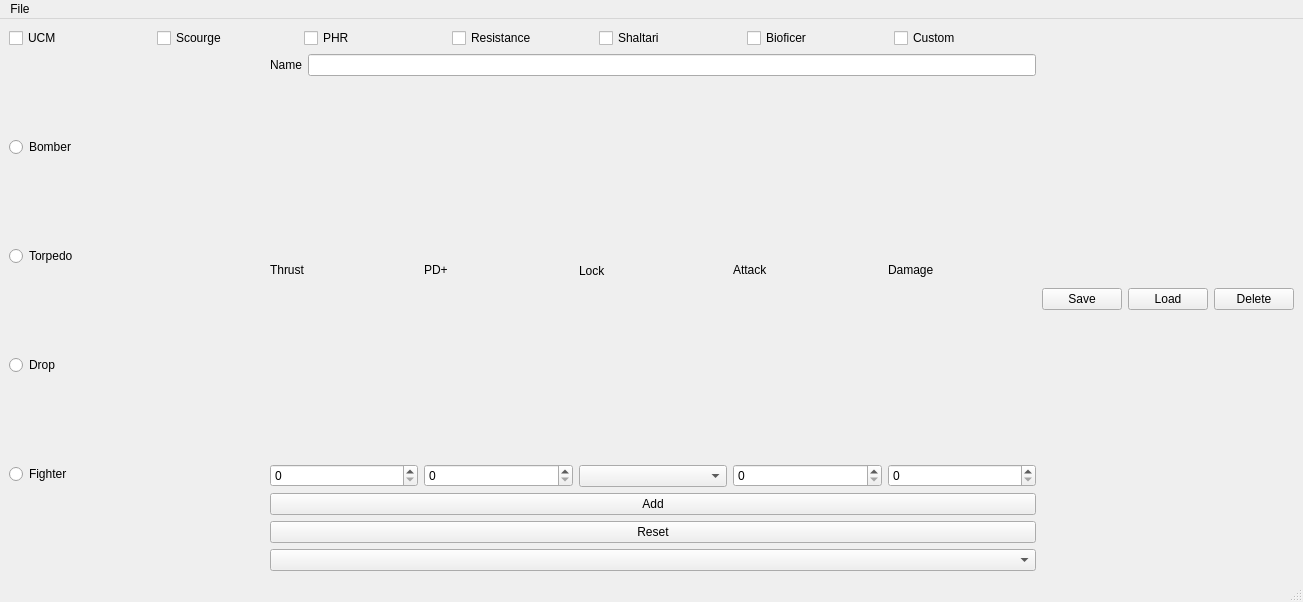
<?xml version="1.0" encoding="UTF-8"?>
<ui version="4.0">
 <class>Hangar</class>
 <widget class="QMainWindow" name="Hangar">
  <property name="geometry">
   <rect>
    <x>0</x>
    <y>0</y>
    <width>1303</width>
    <height>602</height>
   </rect>
  </property>
  <property name="windowTitle">
   <string>MainWindow</string>
  </property>
  <widget class="QWidget" name="centralwidget">
   <layout class="QGridLayout" name="gridLayout">
    <item row="0" column="0">
     <layout class="QVBoxLayout" name="verticalLayout" stretch="1,3">
      <item>
       <layout class="QHBoxLayout" name="horizontalLayout">
        <item>
         <widget class="QCheckBox" name="UCM_check">
          <property name="text">
           <string>UCM</string>
          </property>
         </widget>
        </item>
        <item>
         <widget class="QCheckBox" name="Scourge_check">
          <property name="text">
           <string>Scourge</string>
          </property>
         </widget>
        </item>
        <item>
         <widget class="QCheckBox" name="PHR_check">
          <property name="text">
           <string>PHR</string>
          </property>
         </widget>
        </item>
        <item>
         <widget class="QCheckBox" name="Resistance_check">
          <property name="text">
           <string>Resistance</string>
          </property>
         </widget>
        </item>
        <item>
         <widget class="QCheckBox" name="shaltari_check">
          <property name="text">
           <string>Shaltari</string>
          </property>
         </widget>
        </item>
        <item>
         <widget class="QCheckBox" name="Bioficer_check">
          <property name="text">
           <string>Bioficer</string>
          </property>
         </widget>
        </item>
        <item>
         <widget class="QCheckBox" name="CF_check">
          <property name="text">
           <string>Custom</string>
          </property>
         </widget>
        </item>
       </layout>
      </item>
      <item>
       <layout class="QHBoxLayout" name="horizontalLayout_3" stretch="1,3">
        <item>
         <layout class="QVBoxLayout" name="verticalLayout_3">
          <item>
           <widget class="QRadioButton" name="bomber_radio">
            <property name="text">
             <string>Bomber</string>
            </property>
            <attribute name="buttonGroup">
             <string notr="true">buttonGroup</string>
            </attribute>
           </widget>
          </item>
          <item>
           <widget class="QRadioButton" name="torpedo_radio">
            <property name="text">
             <string>Torpedo</string>
            </property>
            <attribute name="buttonGroup">
             <string notr="true">buttonGroup</string>
            </attribute>
           </widget>
          </item>
          <item>
           <widget class="QRadioButton" name="drop_radio">
            <property name="text">
             <string>Drop</string>
            </property>
            <attribute name="buttonGroup">
             <string notr="true">buttonGroup</string>
            </attribute>
           </widget>
          </item>
          <item>
           <widget class="QRadioButton" name="fighter_radio">
            <property name="text">
             <string>Fighter</string>
            </property>
            <attribute name="buttonGroup">
             <string notr="true">buttonGroup</string>
            </attribute>
           </widget>
          </item>
         </layout>
        </item>
        <item>
         <layout class="QVBoxLayout" name="verticalLayout_2">
          <item>
           <layout class="QHBoxLayout" name="horizontalLayout_4">
            <item>
             <widget class="QLabel" name="label">
              <property name="text">
               <string>Name</string>
              </property>
             </widget>
            </item>
            <item>
             <widget class="QLineEdit" name="name_edit"/>
            </item>
           </layout>
          </item>
          <item>
           <layout class="QHBoxLayout" name="horizontalLayout_2">
            <item>
             <layout class="QVBoxLayout" name="verticalLayout_5">
              <item>
               <widget class="QLabel" name="label_2">
                <property name="text">
                 <string>Thrust</string>
                </property>
               </widget>
              </item>
              <item>
               <widget class="QSpinBox" name="thrust_spin"/>
              </item>
             </layout>
            </item>
            <item>
             <layout class="QVBoxLayout" name="verticalLayout_6">
              <item>
               <widget class="QLabel" name="label_3">
                <property name="text">
                 <string>PD+</string>
                </property>
               </widget>
              </item>
              <item>
               <widget class="QSpinBox" name="PD_spin"/>
              </item>
             </layout>
            </item>
            <item>
             <layout class="QVBoxLayout" name="verticalLayout_7">
              <item>
               <widget class="QLabel" name="label_4">
                <property name="text">
                 <string>Lock</string>
                </property>
               </widget>
              </item>
              <item>
               <widget class="QComboBox" name="lock_combo"/>
              </item>
             </layout>
            </item>
            <item>
             <layout class="QVBoxLayout" name="verticalLayout_8">
              <item>
               <widget class="QLabel" name="label_5">
                <property name="text">
                 <string>Attack</string>
                </property>
               </widget>
              </item>
              <item>
               <widget class="QSpinBox" name="attack_spin"/>
              </item>
             </layout>
            </item>
            <item>
             <layout class="QVBoxLayout" name="verticalLayout_9">
              <item>
               <widget class="QLabel" name="label_6">
                <property name="text">
                 <string>Damage</string>
                </property>
               </widget>
              </item>
              <item>
               <widget class="QSpinBox" name="damage_spin"/>
              </item>
             </layout>
            </item>
           </layout>
          </item>
          <item>
           <layout class="QHBoxLayout" name="horizontalLayout_5">
            <item>
             <layout class="QVBoxLayout" name="verticalLayout_4">
              <item>
               <widget class="QPushButton" name="specialAdd_button">
                <property name="text">
                 <string>Add</string>
                </property>
               </widget>
              </item>
              <item>
               <widget class="QPushButton" name="specialRemove_button">
                <property name="text">
                 <string>Reset</string>
                </property>
               </widget>
              </item>
              <item>
               <widget class="QComboBox" name="special_combo"/>
              </item>
             </layout>
            </item>
            <item>
             <layout class="QHBoxLayout" name="specialLayout"/>
            </item>
           </layout>
          </item>
         </layout>
        </item>
       </layout>
      </item>
     </layout>
    </item>
    <item row="0" column="1">
     <layout class="QVBoxLayout" name="verticalLayout_10">
      <item>
       <layout class="QHBoxLayout" name="horizontalLayout_6">
        <item>
         <widget class="QPushButton" name="saveWeapon_button">
          <property name="text">
           <string>Save</string>
          </property>
         </widget>
        </item>
        <item>
         <widget class="QPushButton" name="loadWeapon_button">
          <property name="text">
           <string>Load</string>
          </property>
         </widget>
        </item>
        <item>
         <widget class="QPushButton" name="deleteWeapon_button">
          <property name="text">
           <string>Delete</string>
          </property>
         </widget>
        </item>
       </layout>
      </item>
      <item>
       <layout class="QVBoxLayout" name="launchLayout"/>
      </item>
     </layout>
    </item>
   </layout>
  </widget>
  <widget class="QMenuBar" name="menubar">
   <property name="geometry">
    <rect>
     <x>0</x>
     <y>0</y>
     <width>1303</width>
     <height>21</height>
    </rect>
   </property>
   <widget class="QMenu" name="menuSave">
    <property name="title">
     <string>File</string>
    </property>
    <addaction name="actionLoad"/>
    <addaction name="actionSave"/>
   </widget>
   <addaction name="menuSave"/>
  </widget>
  <widget class="QStatusBar" name="statusbar"/>
  <action name="actionLoad">
   <property name="text">
    <string>Load</string>
   </property>
  </action>
  <action name="actionSave">
   <property name="text">
    <string>Save</string>
   </property>
  </action>
 </widget>
 <resources/>
 <connections/>
 <buttongroups>
  <buttongroup name="buttonGroup"/>
 </buttongroups>
</ui>
